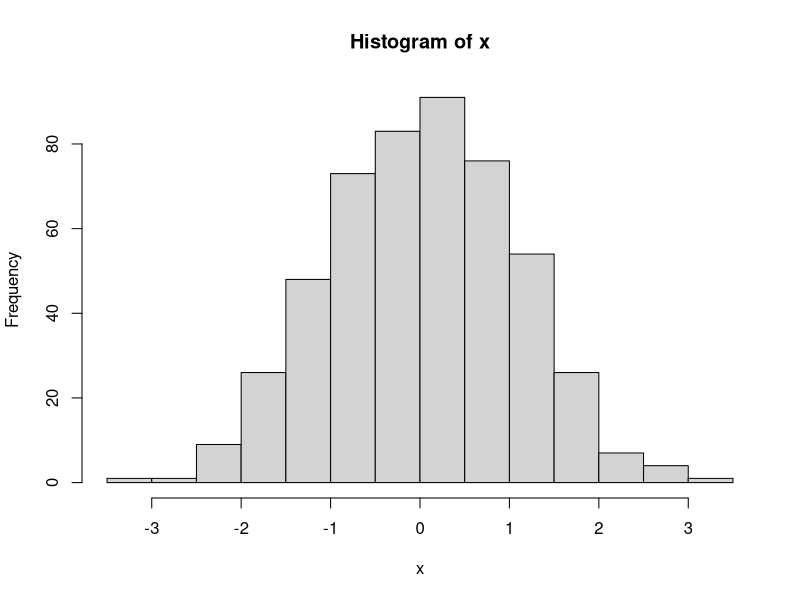

Write the R code that produced this figure.
## ---- chunk 1
library(psych)
## ---- chunk 2
# Isto é um comentário.
## ---- chunk 3
# Atribuindo valor '1' a x
x <- 1

# Visualizando
x

# Atribuindo valor "1+2"
x <- 1+2
x

# Verificando se x é menor que 2
isTRUE(x<2)
## ---- chunk 4
# Concatenando valores no objeto 'meus.dados'
meus.dados <- c(1, 2, 3)

# Visualizando
meus.dados
## ---- chunk 5
# Criando vetores
sexo <- c("mas", "fem", "mas", "fem", "mas")
idade <- c(12, 21, 33, 25, 36)
status_estudante <- c(TRUE, FALSE, TRUE, FALSE, TRUE)

# Concatenando como colunas diferentes
meus.dados <- cbind(sexo, idade, status_estudante)

# Verificando a estrutura
str(meus.dados) 

# A estrutura não parece correta... melhor salvar como data.frame
meus.dados <- data.frame(sexo, idade, status_estudante)
str(meus.dados)
## ---- chunk 6
# Solicitando exemplo da funcão "mean"
example("mean")
## ---- chunk 7
help("mtcars")
## ---- chunk 8
data(mtcars)
## ---- chunk 9
data()
## ---- chunk 10
# Exemplo adaptado do livro "R in Action"
patientID <- c(1, 1, 2, 3, 4, 5, 6)
idade <- c(25, 25, 34, 28, 52, 44, 36)
diabetes <- c("Tipo1", "Tipo1", "Tipo2", "Tipo1", "Tipo1", "Tipo2", "Tipo2")
status <- c("Bom", "Bom", "Bom", "Ruim", "Bom", "Ruim", "Ruim")
glicemia <- c(105, 105, 112, 240, 121, 330, 450)
dados.pacientes <- data.frame(patientID, idade, diabetes, status, glicemia)
dados.pacientes # Vemos que a primeira observação está repetida. Vamos ver depois como deletar essa observação.
## ---- chunk 11
str(dados.pacientes)
## ---- chunk 12
# Verificando os níveis da variável diabetes, que é um fator:
factor(diabetes)

# Vamos codificar uma nova variável, em que Masculino=0, Feminino=1:
sexo <- c(0, 0, 1, 1, 1, 0, 0)

# O R compreende que essa variável é contínua. Para atribuir a codificação, utilize o código:
sexo <- factor(x = sexo, levels =0:1, labels = c("Mas", "Fem"))

sexo # Verificando

# Salvando no meu banco de dados, usando a função cbind()
dados.pacientes <- cbind(dados.pacientes, sexo)

# Visualizando
dados.pacientes
## ---- chunk 13
# Criando uma simulação de 500 obs. de uma distribuição normal com média zero e desvio padrão de 1.
x <- rnorm(500, m=0, sd=1)

# Criando um histograma de x
hist(x)
## ---- chunk 14
# Antes de começar, vamos remover as variáveis do ambiente de trabalho.
rm(patientID, idade, diabetes, status, glicemia, sexo)

# Visualizando
dados.pacientes$idade

# Solicitando a média e desvio padrão
mean(dados.pacientes$idade)
sd(dados.pacientes$idade)

# Com a função attach
attach(dados.pacientes)
idade
status
mean(idade)

# Para 'desanexar' as variáveis. Lembrar de colocar entre aspas.
detach("dados.pacientes")
## ---- chunk 15
# Visualizando a primeira observação da variável idade
dados.pacientes$idade[1]

# Visualizando a segunda observação da variável diabetes
dados.pacientes$diabetes[2]
## ---- chunk 16
# Alterando a segunda observação da variável diabetes
dados.pacientes$diabetes[2] <- "Tipo1"

# Para remover valores, defina como NA:
dados.pacientes$idade[1] <- NA

# Visualizando
dados.pacientes

# Para deletar todos os casos com NA, utilize a função na.omit()
dados.pacientes <- na.omit(dados.pacientes)
dados.pacientes # Agora o primeiro paciente foi excluído do banco de dados.
## ---- chunk 17
# Média
mean(dados.pacientes$idade)

# Soma
sum(dados.pacientes$idade)

# Variância
var(dados.pacientes$idade)

# Desvio padrão
sd(dados.pacientes$idade)

# Estatística descritiva das variáveis quantitativas, usando a função "describe":
psych::describe(dados.pacientes$idade)
psych::describe(dados.pacientes$glicemia)
## ---- chunk 18
table(dados.pacientes$sexo)
## ---- chunk 19
# Anexando as variáveis no ambiente de trabalho
attach(dados.pacientes)

# Correlação de Pearson entre duas variáveis
cor(idade, glicemia)

# Criando scores z
dados.pacientes$glicemia.z <- scale(glicemia)

# Verificando
dados.pacientes

# Fazendo um teste-t para comparar médias de duas amostras
t.test(glicemia ~ sexo) # Não significativo
t.test(glicemia ~ status) # Significativo

# Para médias da mesma amostra (pareadas), o código seria:
# t.test(glicemia ~ status, paired = TRUE)
# Não vamos calcular, já que não se aplica.

# Testando variância entre grupos
bartlett.test(glicemia, status) # Não significativo, ou seja, as variâncias não são homogêneas.

# Fazendo uma regressão
lm.glicemia.idade <- lm(glicemia ~ idade)
summary(lm.glicemia.idade)

detach("dados.pacientes")
## ---- chunk 20
# boxplot(glicemia ~ status)

# plot(glicemia ~ idade)
